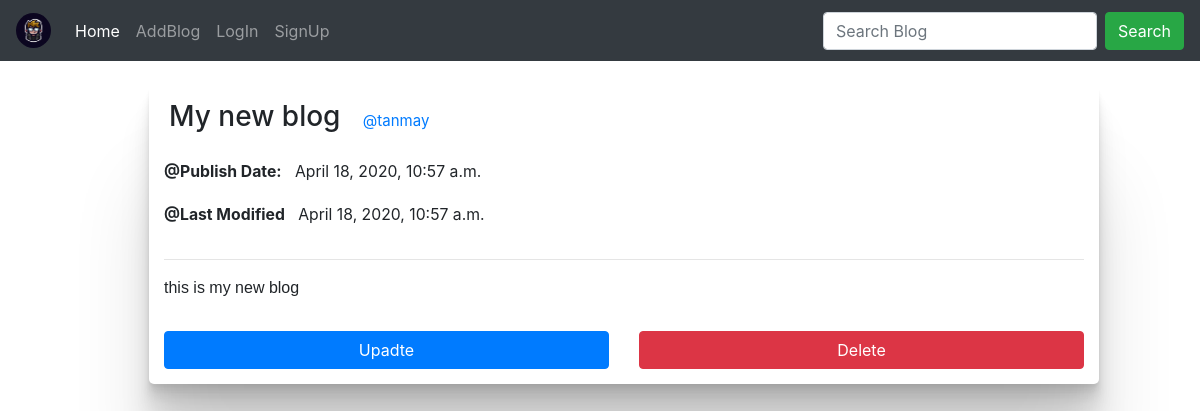
Screenshot of /Blog/display/6 with the database file from the repository.
### blog/models.py (models this page shows)
class Blog(models.Model):
    author_id=models.IntegerField(default=0)
    title=models.CharField(max_length=100, blank=False)
    publish_date=models.DateTimeField(default=datetime.datetime.today())
    content=models.TextField(max_length=5000)
    last_modified=models.DateTimeField(default=datetime.datetime.today())

class Author(models.Model):
    author_name=models.CharField(max_length=50, blank=False)
    avatar=models.CharField(max_length=50, blank=False)
    description=models.TextField()
    password=models.CharField(max_length=20, blank=False, default='admin')

### blog/views.py (the view)
# urls.py: path('Blog/display/<int:blog_id>', views.display_post, name="blog_display"),
def display_post(request, blog_id):
    my_blog = Blog.objects.get(pk=blog_id)
    content = {
        'blog_id':my_blog.id,
        'title':my_blog.title,
        'avatar':getAvatar(my_blog.author_id),
        'publish_date':my_blog.publish_date,
        'last_modified': my_blog.last_modified,
        'content':my_blog.content
    }
    return render(request, 'blog/blog_display.html', {'blog':content})

### blog/views.py (called while the page is built)
def getAvatar(user_id):
    return Author.objects.get(pk=user_id).avatar

### blog/templates/blog/blog_display.html (shortened to what this page needs)
{% extends 'blog/base.html' %}
{% load static %}
{% block content %}
<div class="container">
  <div class="row">
    <div class="col-1"></div>
    <div class="col-10 my-container">
      <div class="row">
        <div class="col my-block">
          <h3>{{blog.title}}&nbsp;&nbsp;&nbsp;<small class="my-blog-small"><a href="#">{{blog.avatar}}</a></small></h3>
        </div>
      </div>
      <div class="row">
        <div class="col">
          <div class="row">
            <div class="col my-blog-display my-blog-display-publish-date">
              <p><small><b>@Publish Date:</b>&nbsp;&nbsp;&nbsp;{{blog.publish_date}}</small></p>
            </div>
          </div>
          <div class="row">
            <div class="col my-blog-display my-blog-display-publish-date">
              <p><small><b>@Last Modified</b>&nbsp;&nbsp;&nbsp;{{blog.last_modified}}</small></p>
            </div>
          </div>
        </div>
      </div>
      <hr>
      <div class="row">
        <div class="col">
          <div class="my-blog-text">{{blog.content|linebreaks}}</div>
        </div>
      </div>
      <div class="row my-block">
        <div class="col my-button">
          <a class="btn btn-primary" href="{% url 'blog_update_page' blog_id=blog.blog_id %}">Upadte</a>
        </div>
        <div class="col my-button">
          <a class="btn btn-danger" href="{% url 'blog_delete_confirmation' blog_id=blog.blog_id %}">Delete</a>
        </div>
      </div>
    </div>
  </div>
</div>
{% endblock content %}

### blog/static/css/blog.css (style rules this page uses)
body { background-color: #cfc9c9; }
.my-container { box-shadow: 0 2.8px 2.2px rgba(0, 0, 0, 0.034), 0 6.7px 5.3px rgba(0, 0, 0, 0.048), 0 12.5px 10px rgba(0, 0, 0, 0.06), 0 22.3px 17.9px rgba(0, 0, 0, 0.072), 0 41.8px 33.4px rgba(0, 0, 0, 0.086), 0 100px 80px rgba(0, 0, 0, 0.12); margin: 3vh; background: white; border-radius: 5px; padding: 0 2vw; }
.my-block { margin: 15px 5px; }
.my-button { padding: 0 5px; }
.my-button a { width: 100%; }
.my-blog-text { font-family: "Lucida Sans Unicode", "Lucida Grande", sans-serif; text-align: justify; text-justify: inter-word; }
.my-blog-display p { text-align: justify; font-size: large; }
.my-blog-display-publish-date p { text-align: left; }
.my-blog-small { font-size: 15px; }

### rows the page displays
Blog: title "My new blog", publish_date "April 18, 2020, 10:57 a.m.", last_modified "April 18, 2020, 10:57 a.m.", content "this is my new blog"
Author: avatar "@tanmay"
